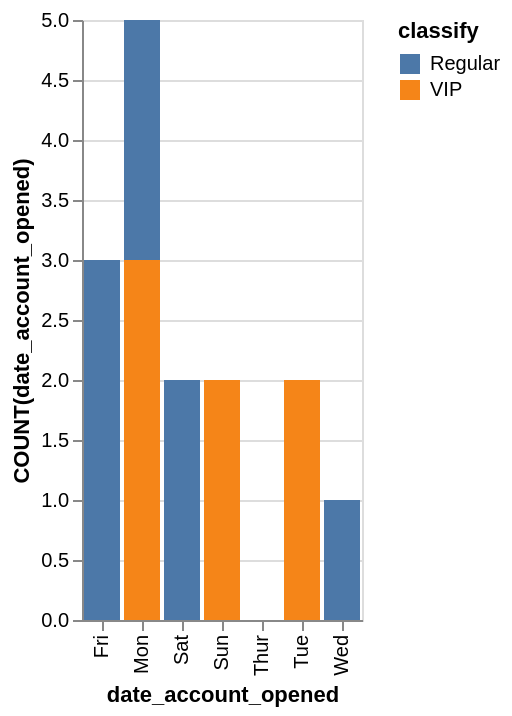

Source (Vega-Lite JSON):
### Vega-Lite specification from a JSON file in a GitHub repository (floating-point values rounded to 4 significant figures)
{"data": {"values": [{"x_data": "Mon", "y_data": 2, "classify": "Regular"}, {"x_data": "Tue", "y_data": 0, "classify": "Regular"}, {"x_data": "Wed", "y_data": 1, "classify": "Regular"}, {"x_data": "Thur", "y_data": 0, "classify": "Regular"}, {"x_data": "Fri", "y_data": 3, "classify": "Regular"}, {"x_data": "Sat", "y_data": 2, "classify": "Regular"}, {"x_data": "Sun", "y_data": 0, "classify": "Regular"}, {"x_data": "Mon", "y_data": 3, "classify": "VIP"}, {"x_data": "Tue", "y_data": 2, "classify": "VIP"}, {"x_data": "Wed", "y_data": 0, "classify": "VIP"}, {"x_data": "Thur", "y_data": 0, "classify": "VIP"}, {"x_data": "Fri", "y_data": 0, "classify": "VIP"}, {"x_data": "Sat", "y_data": 0, "classify": "VIP"}, {"x_data": "Sun", "y_data": 2, "classify": "VIP"}]}, "mark": "bar", "encoding": {"x": {"field": "x_data", "type": "nominal", "title": "date_account_opened", "sort": "ascending"}, "y": {"field": "y_data", "type": "quantitative", "title": "COUNT(date_account_opened)"}, "color": {"field": "classify"}}}
